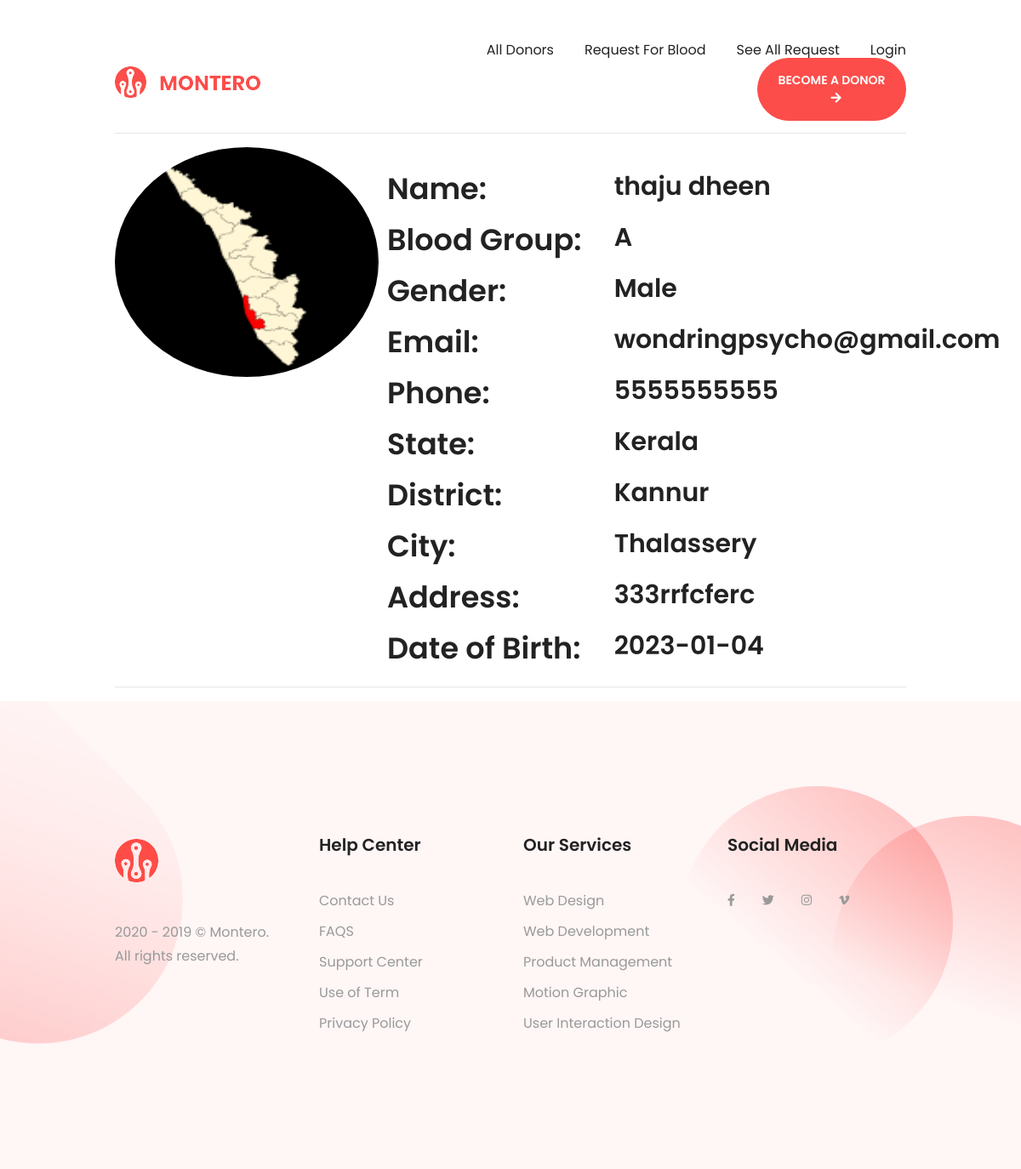
Page /donors_details/3/ on the committed database.
### home/models.py (models this page shows, shortened)
class Donor(models.Model):
    donor = models.OneToOneField(User, on_delete=models.CASCADE, blank=True, null=True)
    date_of_birth = models.CharField(max_length=100)
    phone = models.CharField(max_length=10)
    state = models.ForeignKey(State, on_delete=models.SET_NULL, null=True)
    district = models.ForeignKey(District, on_delete=models.SET_NULL, null=True)
    city = models.ForeignKey(City, on_delete=models.SET_NULL, null=True)
    address = models.TextField(max_length=500, default="")
    blood_group = models.ForeignKey(BloodGroup, on_delete=models.CASCADE)
    gender = models.CharField(max_length=10)
    image = models.ImageField(upload_to="")
    ready_to_donate = models.BooleanField(default=True)

class BloodGroup(models.Model):
    name = models.CharField(max_length=5)
    image = models.ImageField(upload_to="")
    def __str__(self):
        return self.name

class State(models.Model):
    name = models.CharField(max_length=30)
    stateimage = models.ImageField(upload_to="")
    def __str__(self):
        return self.name

class District(models.Model):
    state = models.ForeignKey(State, on_delete=models.CASCADE)
    name = models.CharField(max_length=30)
    districtimage = models.ImageField(upload_to="")
    def __str__(self):
        return self.name

class City(models.Model):
    name = models.CharField(max_length=10)
    district = models.ForeignKey(District, on_delete=models.CASCADE)
    vnuimage = models.ImageField(upload_to="")
    def __str__(self):
        return self.name

### home/views.py (the view)
# urls.py: path("donors_details/<int:myid>/", views.donors_details, name="donors_details"),
def donors_details(request, myid):
    details = Donor.objects.filter(id=myid)[0]
    return render(request, "donerdlt.html", {'details':details})

### templates/donerdlt.html
{% extends 'base.html' %}
{% load static %}
{%block content%}
<br>
<br>
<br>
<br>
<br>
<div class="container">
    <hr>
    <div class="row">
        <div class="col-md-4">
            <div class="profile-img">
                <img src="{{details.image.url}}" alt="" width="310px" height="270px" style="border-radius: 50%;">
            </div>
        </div>
        <div class="col-md-8">
            <div class="profile-tab">
                <div class="tab-pane">
                    <br>
                    <div class="row">
                        <div class="col-md-5">
                            <h3>Name:</h3>
                        </div>
                        <div class="col-md-6">
                            <h4>{{details.donor.get_full_name}}</h4>
                        </div>
                    </div>
                    <div class="row mt-2">
                        <div class="col-md-5">
                            <h3>Blood Group:</h3>
                        </div>
                        <div class="col-md-6">
                            <h4>{{details.blood_group}}</h4>
                        </div>
                    </div>
                    <div class="row mt-2">
                        <div class="col-md-5">
                            <h3>Gender:</h3>
                        </div>
                        <div class="col-md-6">
                            <h4>{{details.gender}}</h4>
                        </div>
                    </div>
                    <div class="row mt-2">
                        <div class="col-md-5">
                            <h3>Email:</h3>
                        </div>
                        <div class="col-md-6">
                            <h4>{{details.donor.email}}</h4>
                        </div>
                    </div>
                    <div class="row mt-2">
                        <div class="col-md-5">
                            <h3>Phone:</h3>
                        </div>
                        <div class="col-md-6">
                            <h4>{{details.phone}}</h4>
                        </div>
                    </div>
                    <div class="row mt-2">
                        <div class="col-md-5">
                            <h3>State:</h3>
                        </div>
                        <div class="col-md-6">
                            <h4>{{details.state}}</h4>
                        </div>
                    </div>
                    <div class="row mt-2">
                        <div class="col-md-5">
                            <h3>District:</h3>
                        </div>
                        <div class="col-md-6">
                            <h4>{{details.district}}</h4>
                        </div>
                    </div>
                    <div class="row mt-2">
                        <div class="col-md-5">
                            <h3>City:</h3>
                        </div>
                        <div class="col-md-6">
                            <h4>{{details.city}}</h4>
                        </div>
                    </div>
                    <div class="row mt-2">
                        <div class="col-md-5">
                            <h3>Address:</h3>
                        </div>
                        <div class="col-md-6">
                            <h4>{{details.address}}</h4>
                        </div>
                    </div>
                    <div class="row mt-2">
                        <div class="col-md-5">
                            <h3>Date of Birth:</h3>
                        </div>
                        <div class="col-md-6">
                            <h4>{{details.date_of_birth}}</h4>
                        </div>
                    </div>
                </div>
            </div>
        </div>
    </div>
    <hr>
</div>
{% endblock %}

### static/style.css (style rules this page uses)
body { -ms-overflow-style: scrollbar; min-width: 320px; }
@media (min-width: 576px) { body { font-size: 16px; } }
@media (min-width: 768px) { body { line-height: 28px; } }
@media (min-width: 576px) { h3, .h3 { font-size: 28px; } }
@media (min-width: 992px) { h3, .h3 { font-size: 35px; } }
@media (min-width: 576px) { h4, .h4 { font-size: 26px; } }
@media (min-width: 768px) { h4, .h4 { font-size: 30px; } }

### rows in the picture
Donor: image (picture), donor.get_full_name "thaju dheen", blood_group "A", gender "Male", donor.email "wondringpsycho@gmail.com", phone "5555555555", state "Kerala", district "Kannur", city "Thalassery", address "333rrfcferc", date_of_birth "2023-01-04"
